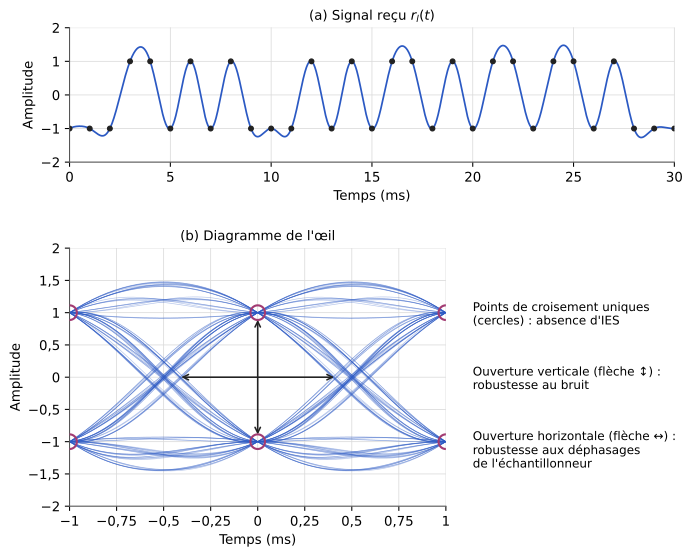

Write Python code to recreate this figure.
"""Figure F14 — Construction et lecture du diagramme de l'œil (TS227, chapitre 2).
D'après le support [poly, p. 56 et 60] et les notes [notes, f. 2 v°], reconstruite par simulation.
Paramètres choisis (non donnés par le support) : symboles binaires ±1 équiprobables, Ts = 1 ms,
filtre global en cosinus surélevé de facteur de retombée 0,5, tronqué à ±8 Ts ; graine aléatoire fixée."""
import matplotlib
matplotlib.use("svg")
import matplotlib.pyplot as plt
import matplotlib.ticker as mticker
import numpy as np
from pathlib import Path

# --- Style commun des figures Bristol (recopié dans chaque script) ---
plt.rcParams.update({
    "font.family": "DejaVu Sans", "mathtext.fontset": "dejavusans", "font.size": 10,
    "axes.grid": True, "grid.color": "#DADADA", "grid.linewidth": 0.6,
    "axes.edgecolor": "#555555", "axes.linewidth": 0.8,
    "axes.spines.top": False, "axes.spines.right": False,
    "lines.linewidth": 1.8, "legend.frameon": False,
    "svg.hashsalt": "bristol",  # rendu SVG reproductible
})
BLEU, VERT, MAGENTA, ORANGE = "#2B59C3", "#1B9E77", "#A23B72", "#E08A1E"
GRIS = "#7E889B"   # éléments ajoutés par rapport à la source (conventions.md § 9)
ENCRE = "#222222"

def virgule(ax, axes="xy"):
    """Virgule décimale et vrai signe moins sur les graduations."""
    f = mticker.FuncFormatter(lambda x, _: f"{x:g}".replace(".", ",").replace("-", "−"))
    if "x" in axes: ax.xaxis.set_major_formatter(f)
    if "y" in axes: ax.yaxis.set_major_formatter(f)

def sauver(fig):
    fig.savefig(Path(__file__).with_suffix(".svg"), bbox_inches="tight", metadata={"Date": None})
# --- Fin du style commun ---

def cosinus_sureleve_temps(u, beta):
    u = np.asarray(u, dtype=float)
    den = 1 - (2 * beta * u) ** 2
    sing = np.isclose(den, 0)
    val = np.sinc(u) * np.cos(np.pi * beta * u) / np.where(sing, 1, den)
    return np.where(sing, np.pi / 4 * np.sinc(1 / (2 * beta)), val)

rng = np.random.default_rng(227)
beta, N, L, ech = 0.5, 160, 8, 100          # ech : points par symbole
a = rng.choice([-1.0, 1.0], size=N)
t = np.arange(N * ech) / ech                  # en unités de Ts (= ms)
r = np.zeros_like(t)
for m, am in enumerate(a):
    i0, i1 = max(0, (m - L) * ech), min(len(t), (m + L) * ech)
    r[i0:i1] += am * cosinus_sureleve_temps(t[i0:i1] - m, beta)

fig = plt.figure(figsize=(7.0, 5.6))
haut = fig.add_axes([0.08, 0.71, 0.9, 0.25]); bas = fig.add_axes([0.08, 0.07, 0.56, 0.48])
# (a) signal reçu, 30 symboles, instants d'échantillonnage
d0 = 20                                       # on montre les symboles d0 à d0+30 (régime établi)
sel = (t >= d0) & (t <= d0 + 30)
haut.plot(t[sel] - d0, r[sel], color=BLEU, lw=1.3)
haut.plot(np.arange(31), a[d0:d0 + 31], "o", ms=3.5, color=ENCRE)
haut.set_xlim(0, 30); haut.set_ylim(-2, 2); haut.set_xticks(range(0, 31, 5))
haut.set_xlabel("Temps (ms)"); haut.set_ylabel("Amplitude"); haut.set_title("(a) Signal reçu $r_l(t)$", fontsize=10)
# (b) superposition des tranches de durée 2 Ts centrées sur les instants d'échantillonnage
u = np.arange(-ech, ech + 1) / ech
for k in range(L + 1, N - L - 1):
    bas.plot(u, r[k * ech - ech:k * ech + ech + 1], color=BLEU, lw=0.5, alpha=0.35)
for tc in (-1, 0, 1):
    for niv in (-1, 1):
        bas.plot([tc], [niv], "o", ms=11, mfc="none", mec=MAGENTA, mew=1.6, zorder=4)
# ouvertures de l'œil (au centre, entre deux instants d'échantillonnage)
bas.annotate("", xy=(0, 0.93), xytext=(0, -0.93), arrowprops=dict(arrowstyle="<->", color=ENCRE, lw=1.2))
bas.annotate("", xy=(-0.42, 0), xytext=(0.42, 0), arrowprops=dict(arrowstyle="<->", color=ENCRE, lw=1.2))
bas.set_xlim(-1, 1); bas.set_ylim(-2, 2)
bas.set_xlabel("Temps (ms)"); bas.set_ylabel("Amplitude"); bas.set_title("(b) Diagramme de l'œil", fontsize=10)
fig.text(0.68, 0.45, "Points de croisement uniques\n(cercles) : absence d'IES", fontsize=9, va="top")
fig.text(0.68, 0.33, "Ouverture verticale (flèche ↕) :\nrobustesse au bruit", fontsize=9, va="top")
fig.text(0.68, 0.21, "Ouverture horizontale (flèche ↔) :\nrobustesse aux déphasages\nde l'échantillonneur", fontsize=9, va="top")
for ax in (haut, bas): virgule(ax)
sauver(fig)
